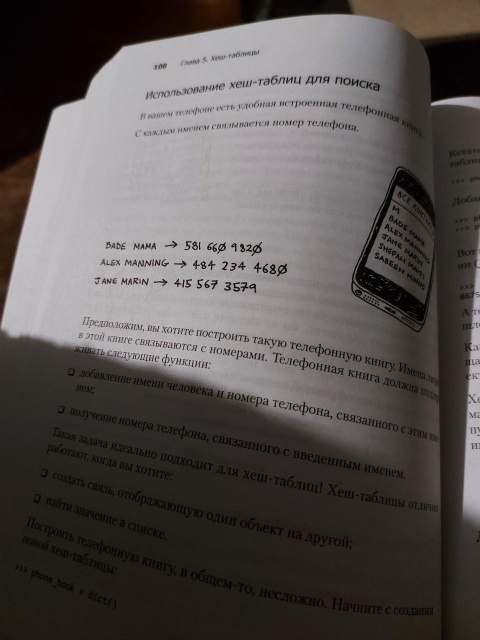
#> input picture canny/imp1.jpg, 960 x 1280 px (shown at 1/2 size)
$ python binaryimg.py
#> lines starting #> are read from the running program, lines starting #| are printed output that depends on the picture; after the words box and inside, x2 and y2 are one past the last pixel; in counts of white or black regions, pixels touching at a corner belong together
import cv2
import matplotlib.pyplot as plt
import numpy as np
import math
import os
import pandas as pd
from tqdm import tqdm

def binaryImg():
    image = cv2.imread("canny/imp1.jpg", 0)
    h = image.shape[0]
    w = image.shape[1]

    a = 150
    new_image = np.zeros((h,w),np.uint8)
    for i in tqdm(range(h)):
        for j in range(w):
            if(image[i,j]> a ):
                new_image[i,j] = 255
            else:
                new_image[i,j] = 0

    print(new_image)
    cv2.imshow("new",new_image)
    cv2.waitKey()

def adaptiveBinaryImg():
    original_image = cv2.imread("canny/imp1.jpg", cv2.IMREAD_GRAYSCALE)
#> original_image: shape (1280, 960); min 0, max 225, mean 83.8
    _, binary = cv2.threshold(original_image, 127, 255, cv2.THRESH_BINARY)  # Бинарный порог
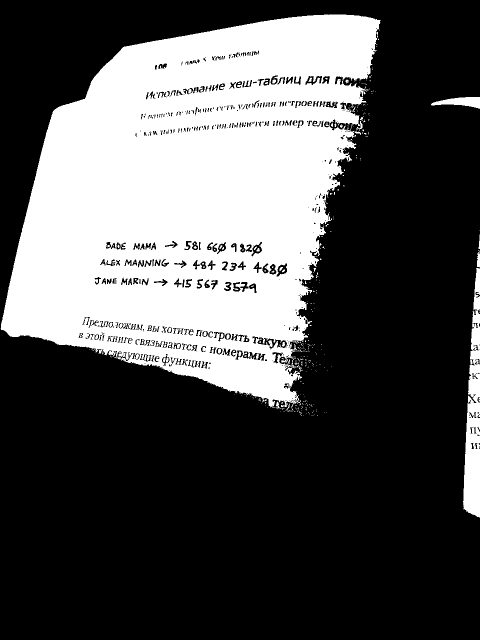
#> binary: shape (1280, 960) (shown at 1/2 size); 31.9% white; 385 white regions (347 under 20 px), largest, box (x1, y1, x2, y2) and area: (1, 29, 762, 818) 378189, (926, 536, 960, 1035) 10199, (862, 194, 960, 218) 1325
    # Порог берется из среднего значения соседних областей
    # thresh_mean = cv2.adaptiveThreshold(original_image, 255, cv2.ADAPTIVE_THRESH_MEAN_C, cv2.THRESH_BINARY, 25, 0)
    # Порог берется из взвешенной суммы смежных областей, а вес является гауссовым окном.
    thresh_gaussian = cv2.adaptiveThreshold(original_image, 255, cv2.ADAPTIVE_THRESH_GAUSSIAN_C, cv2.THRESH_BINARY, 45, 0)
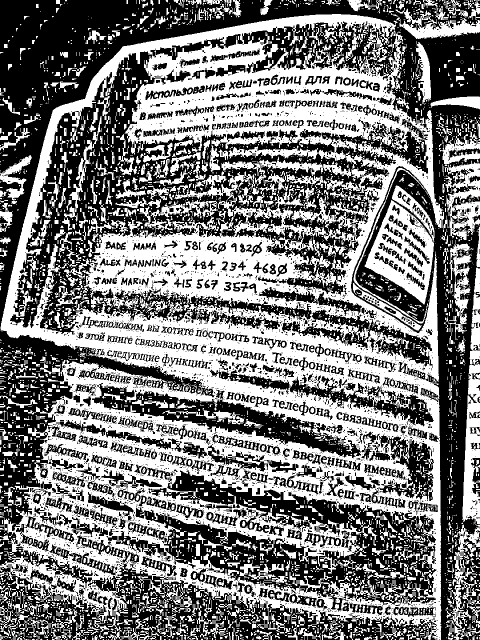
#> thresh_gaussian: shape (1280, 960) (shown at 1/2 size); 47.9% white; 4609 white regions (3480 under 20 px), largest, box (x1, y1, x2, y2) and area: (0, 28, 888, 1280) 419084, (729, 371, 869, 609) 14582, (924, 535, 960, 1048) 9592

    # [8 lines of commented-out code are left out]
    plt.figure(dpi=700)
    plt.plot(1, 1, 1)
    plt.imshow(thresh_gaussian, "gray")
    plt.show()
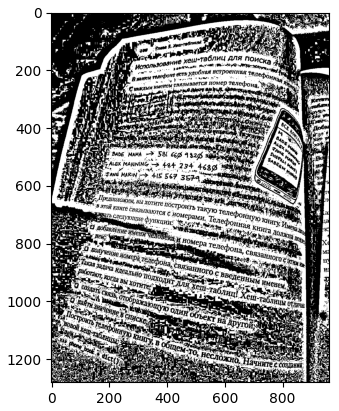
#> figure drawn by matplotlib, 1 panel

if __name__ == '__main__':
    # binaryImg()
    adaptiveBinaryImg()
